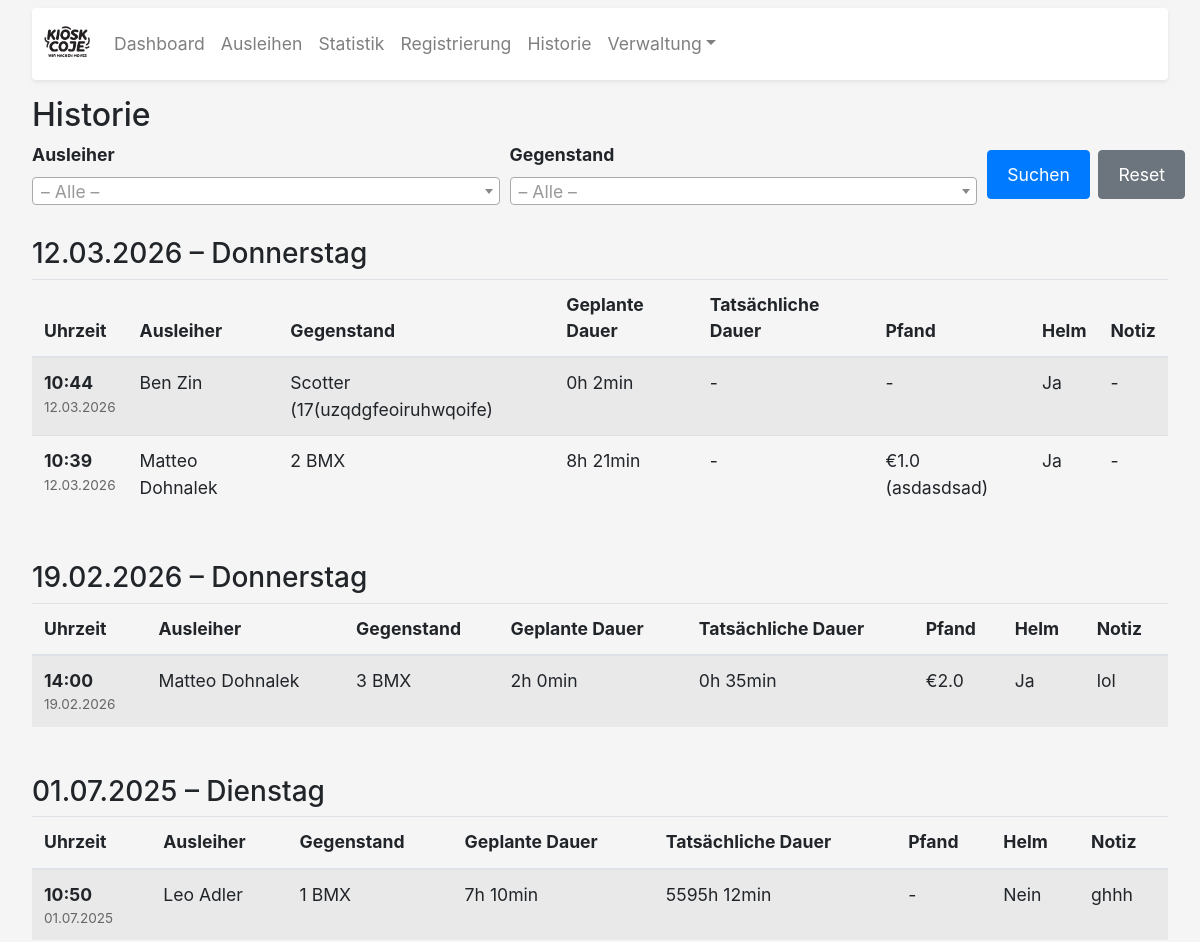
Before: /historie (upper part) with the older database file.
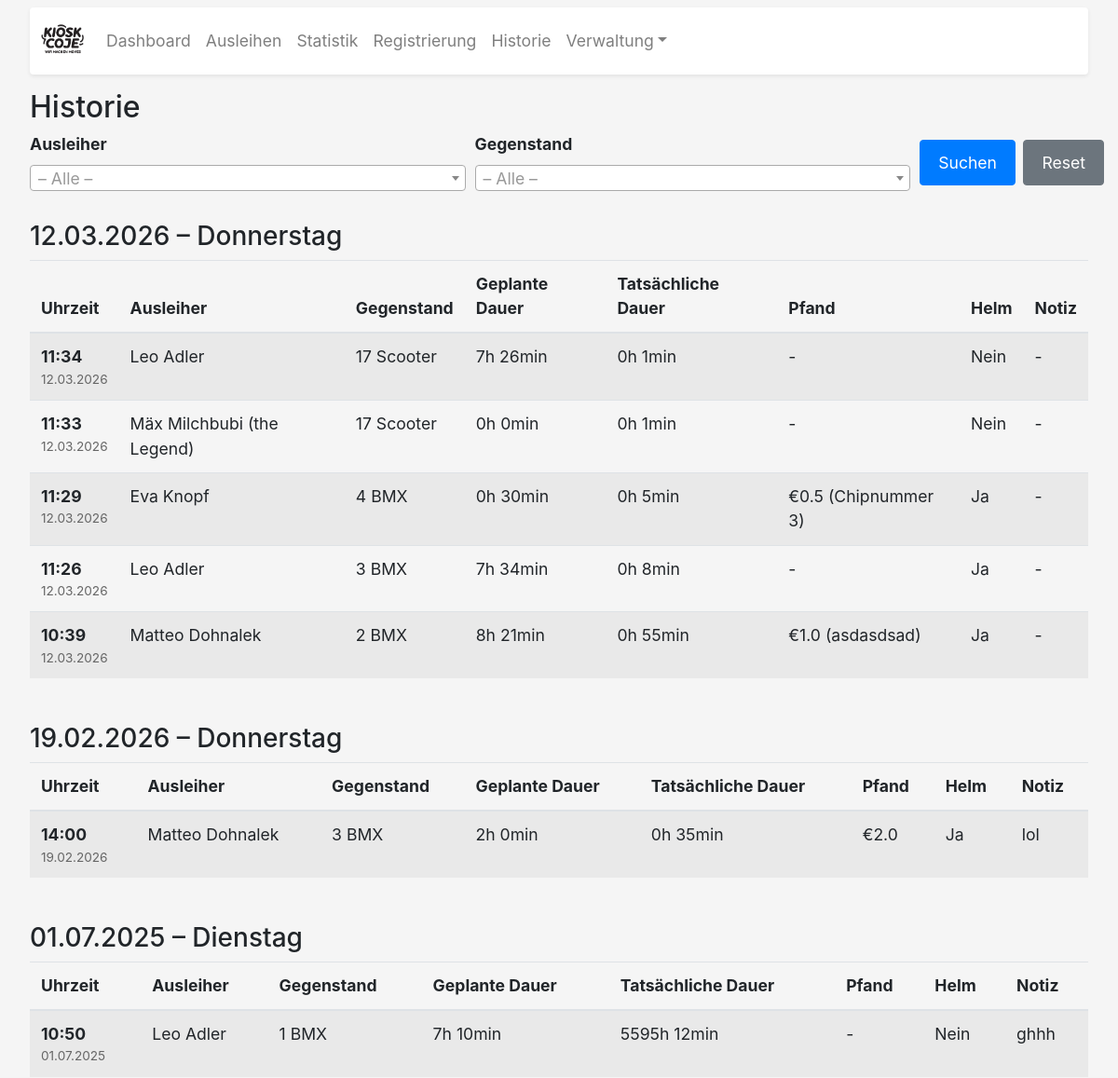
After: the same page with the newer database file.
### app.py (models this page shows, shortened)
class Verleihung(db.Model):
    id = db.Column(db.Integer, primary_key=True)
    ausleiher_id = db.Column(db.Integer, db.ForeignKey('ausleiher.id'), nullable=False)
    objekt_id = db.Column(db.Integer, db.ForeignKey('objekt.id'), nullable=False)
    start_time = db.Column(db.DateTime(timezone=True), nullable=False)
    planned_duration = db.Column(db.Float, nullable=False)
    actual_duration = db.Column(db.Float)
    end_time = db.Column(db.DateTime(timezone=True), nullable=False)
    status = db.Column(db.String(20), default="Ausgeliehen")
    return_time = db.Column(db.DateTime(timezone=True))
    pfand_text = db.Column(db.Text)
    pfand_euro = db.Column(db.Float)
    helm_status = db.Column(db.String(20))
    helm_other = db.Column(db.String(200))
    return_note = db.Column(db.Text)
    ausleiher = db.relationship('Ausleiher', backref=db.backref('verleihungen', lazy=True))
    objekt = db.relationship('Objekt', backref=db.backref('verleihungen', lazy=True))

class Ausleiher(db.Model):
    id = db.Column(db.Integer, primary_key=True)
    first_name = db.Column(db.String(50), nullable=False)
    last_name = db.Column(db.String(50), nullable=False)
    contact = db.Column(db.String(200))
    bemerkung = db.Column(db.Text, default='')
    date_of_birth = db.Column(db.Date, nullable=False)
    agb_accepted = db.Column(db.Boolean, nullable=False)
    liability_accepted = db.Column(db.Boolean, nullable=False)
    signature_data = db.Column(db.Text)
    vertragsdatum = db.Column(db.DateTime(timezone=True), default=lambda: datetime.now(BERLIN))
    @property
    def name(self):
        return f"{self.first_name} {self.last_name}"

class Objekt(db.Model):
    id = db.Column(db.Integer, primary_key=True)
    name = db.Column(db.String(100), unique=True, nullable=False)
    beschreibung = db.Column(db.String(200))
    category = db.Column(db.String(50), nullable=False, default='Sonstiges')

### app.py (the view, shortened to what this page needs)
@app.route('/historie')
def historie():
    search_user = request.args.get('search_user', '').strip()
    search_objekt = request.args.get('search_objekt', '').strip()
    query = Verleihung.query.join(Ausleiher).join(Objekt)
    if search_objekt:
        query = query.filter(Objekt.name == search_objekt)
    history = query.order_by(Verleihung.start_time.desc()).all()
    grouped = {}
    for day_key, items in groupby(history, key=lambda r: r.start_time.date()):
        grouped[day_key] = list(items)
    alle_objekte = Objekt.query.order_by(Objekt.name).all()
    alle_ausleiher = Ausleiher.query.order_by(Ausleiher.last_name).all()
    return render_template('historie.html',
                           grouped_history=grouped,
                           alle_objekte=alle_objekte,
                           alle_ausleiher=alle_ausleiher,
                           search_user=search_user,
                           search_objekt=search_objekt)

### app.py (called while the page is built)
@app.template_filter('format_duration')
def format_duration_filter(value):
    try:
        decimal_hours = float(value)
    except (TypeError, ValueError):
        return value
    total_minutes = int(round(decimal_hours * 60))
    hours = total_minutes // 60
    minutes = total_minutes % 60
    return f"{hours}h {minutes}min"

@app.context_processor
def inject_now():
    return {'now': lambda: datetime.now(BERLIN)}

### templates/historie.html (shortened to what this page needs)
{% extends "base.html" %}
{% block content %}
<div class="mt-3">
  <h2>Historie</h2>
  <form method="GET" action="{{ url_for('historie') }}" class="mb-4">
    <div class="form-row align-items-end">
      <div class="form-group col-md-5 mb-2">
        <label for="search_user">Ausleiher</label>
      </div>
      <div class="form-group col-md-5 mb-2">
        <label for="search_objekt">Gegenstand</label>
      </div>
      <div class="form-group col-md-2 mb-2 d-flex gap-2">
        <button type="submit" class="btn btn-primary mr-2">Suchen</button>
        <a href="{{ url_for('historie') }}" class="btn btn-secondary">Reset</a>
      </div>
    </div>
  </form>
  {% set total = grouped_history.values() | map('length') | sum %}
  {% set weekday_names = {
    '0':'Sonntag','1':'Montag','2':'Dienstag','3':'Mittwoch',
    '4':'Donnerstag','5':'Freitag','6':'Samstag'
  } %}
  {% if grouped_history %}
    {% for day, items in grouped_history.items() %}
      <h3 class="mt-4">
        {{ day.strftime("%d.%m.%Y") }} – {{ weekday_names[day.strftime('%w')] }}
      </h3>
      <div class="table-responsive">
        <table class="table table-striped mb-4">
          <thead>
            <tr>
              <th>Uhrzeit</th>
              <th>Ausleiher</th>
              <th>Gegenstand</th>
              <th>Geplante Dauer</th>
              <th>Tatsächliche Dauer</th>
              <th>Pfand</th>
              <th>Helm</th>
              <th>Notiz</th>
            </tr>
          </thead>
          <tbody>
            {% for r in items %}
            <tr>
              <td>
                <span class="time-display">{{ r.start_time.strftime("%H:%M") }}</span>
                <div class="date-display">{{ r.start_time.strftime("%d.%m.%Y") }}</div>
              </td>
              <td>{{ r.ausleiher.name }}</td>
              <td>{{ r.objekt.name }}</td>
              <td>{{ r.planned_duration | format_duration }}</td>
              <td>
                {% if r.actual_duration is not none %}
                  {{ r.actual_duration | format_duration }}
                {% else %}-{% endif %}
              </td>
              <td>
                {% if r.pfand_euro %}
                  €{{ r.pfand_euro }}{% if r.pfand_text %} ({{ r.pfand_text }}){% endif %}
                {% else %}-{% endif %}
              </td>
              <td>
                {% if r.helm_status %}
                  {{ r.helm_status }}
                {% else %}-{% endif %}
              </td>
              <td>{{ r.return_note or '-' }}</td>
            </tr>
            {% endfor %}
          </tbody>
        </table>
      </div>
    {% endfor %}
  {% else %}
    <p class="text-muted">Keine Einträge gefunden.</p>
  {% endif %}
</div>
{% endblock %}

### templates/base.html (shortened to what this page needs)
<!DOCTYPE html>
<html lang="de">
<head>
  <link rel="stylesheet" href="https://stackpath.bootstrapcdn.com/bootstrap/4.5.2/css/bootstrap.min.css">
  <link href="https://cdn.jsdelivr.net/npm/select2@4.1.0-rc.0/dist/css/select2.min.css" rel="stylesheet" />
</head>
<body>
  <div class="container">
    <nav class="navbar navbar-expand-lg navbar-light bg-white shadow-sm mt-2 rounded">
      <a class="navbar-brand" href="{{ url_for('dashboard') }}">
        <img src="{{ url_for('static', filename='images/logo.png') }}" alt="Logo">
      </a>
      <div class="collapse navbar-collapse" id="mainNav">
        <ul class="navbar-nav mr-auto">
          <li class="nav-item"><a class="nav-link" href="{{ url_for('dashboard') }}">Dashboard</a></li>
          <li class="nav-item"><a class="nav-link" href="{{ url_for('ausleihen') }}">Ausleihen</a></li>
          <li class="nav-item"><a class="nav-link" href="{{ url_for('statistik') }}">Statistik</a></li>
          <li class="nav-item"><a class="nav-link" href="{{ url_for('registrierung') }}">Registrierung</a></li>
          <li class="nav-item"><a class="nav-link" href="{{ url_for('historie') }}">Historie</a></li>
          <li class="nav-item dropdown">
            <a class="nav-link dropdown-toggle" href="#" data-toggle="dropdown">Verwaltung</a>
          </li>
        </ul>
      </div>
    </nav>
    {% block content %}{% endblock %}
  </div>
</body>
</html>

### templates/base.html (style rules this page uses)
body { font-size: 1.1rem; background-color: #f5f5f5; }
.container { max-width: 100%; padding-left: 12px; padding-right: 12px; }
@media (min-width: 992px) { .container { max-width: 98%; padding-left: 20px; padding-right: 20px; } }
.btn { font-size: 1.1rem; padding: 0.65rem 1.2rem; margin: 0.35rem 0; }
label { font-weight: bold; }
.navbar { padding: 0.5rem 0.75rem; }
.navbar-brand img { max-height: 46px; }
.navbar-nav .nav-link { padding: 0.6rem 0.9rem; }
.date-display { font-size: 0.85rem; color: #666; }
.time-display { font-weight: bold; }

Changed rows visible on the page:
removed Verleihung: start_time "10:44", start_time "12.03.2026", ausleiher.name "Ben Zin", objekt.name "Scotter (17(uzqdgfeoiruhwqoife)", planned_duration "0h 2min", helm_status "Ja", return_note "-"
added Verleihung: start_time "11:34", start_time "12.03.2026", ausleiher.name "Leo Adler", objekt.name "17 Scooter", planned_duration "7h 26min", actual_duration "0h 1min", helm_status "Nein", return_note "-"
added Verleihung: start_time "11:33", start_time "12.03.2026", ausleiher.name "Mäx Milchbubi (the Legend)", objekt.name "17 Scooter", planned_duration "0h 0min", actual_duration "0h 1min", helm_status "Nein", return_note "-"
added Verleihung: start_time "11:29", start_time "12.03.2026", ausleiher.name "Eva Knopf", objekt.name "4 BMX", planned_duration "0h 30min", actual_duration "0h 5min", pfand_euro "0.5", pfand_text "Chipnummer 3", helm_status "Ja", return_note "-"
added Verleihung: start_time "11:26", start_time "12.03.2026", ausleiher.name "Leo Adler", objekt.name "3 BMX", planned_duration "7h 34min", actual_duration "0h 8min", helm_status "Ja", return_note "-"
Other visible differences:
new list line: "0h 55min"
